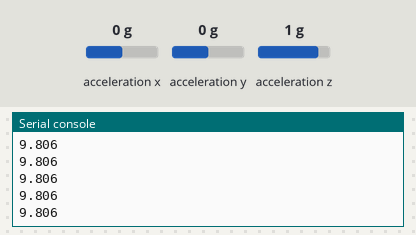
The program below on a simulated CircuitPython board. On the bench: the last lines printed to the serial console. The test bench sets the inputs (shaded band); at power-on: acceleration z 1 g, acceleration x 0 g, acceleration y 0 g.

Above: at 1.2 s.
1.3 s: acceleration z set to -1.4 g
At 1.31 s:
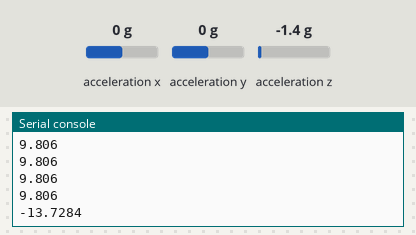
2.8 s: acceleration z set to -0.8 g
At 2.82 s:
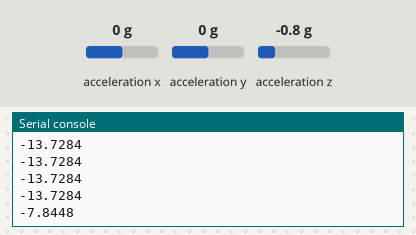
Timing chart, 0 to 5.8 s (numbered marks = the images above; inputs shaded):
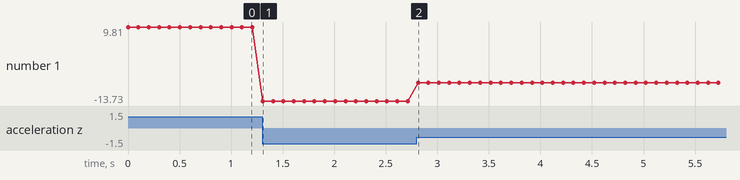

The program:

code.py
```python
import time
import board
import digitalio
import busio
import adafruit_lis3dh

#initialize the accelerometer
i2c_bus = busio.I2C(board.ACCELEROMETER_SCL, board.ACCELEROMETER_SDA)
interrupt_1 = digitalio.DigitalInOut(board.ACCELEROMETER_INTERRUPT)
accelerometer = adafruit_lis3dh.LIS3DH_I2C(i2c_bus, address=0x19, int1=interrupt_1)
# Set range of accelerometer (can be RANGE_2_G, RANGE_4_G, RANGE_8_G or RANGE_16_G).
accelerometer.range = adafruit_lis3dh.RANGE_2_G

while True:
    # Read accelerometer values (in m / s ^ 2).  Returns a 3-tuple of x, y, z axis values.  Divide them by 9.806 to convert to Gs.
    a_x, a_y, a_z = [ value for value in accelerometer.acceleration ]
    print( a_z )
    time.sleep( 0.1 )
```

Measured:
- after the input at 1.3 s, the serial console: prints a new line at once (image 1)
- after the input at 2.8 s, the serial console: prints a new line at once (image 2)
- plotted number 1: 9.81 → -13.73 after the input at 1.3 s, -13.73 → -7.84 after the input at 2.8 s
